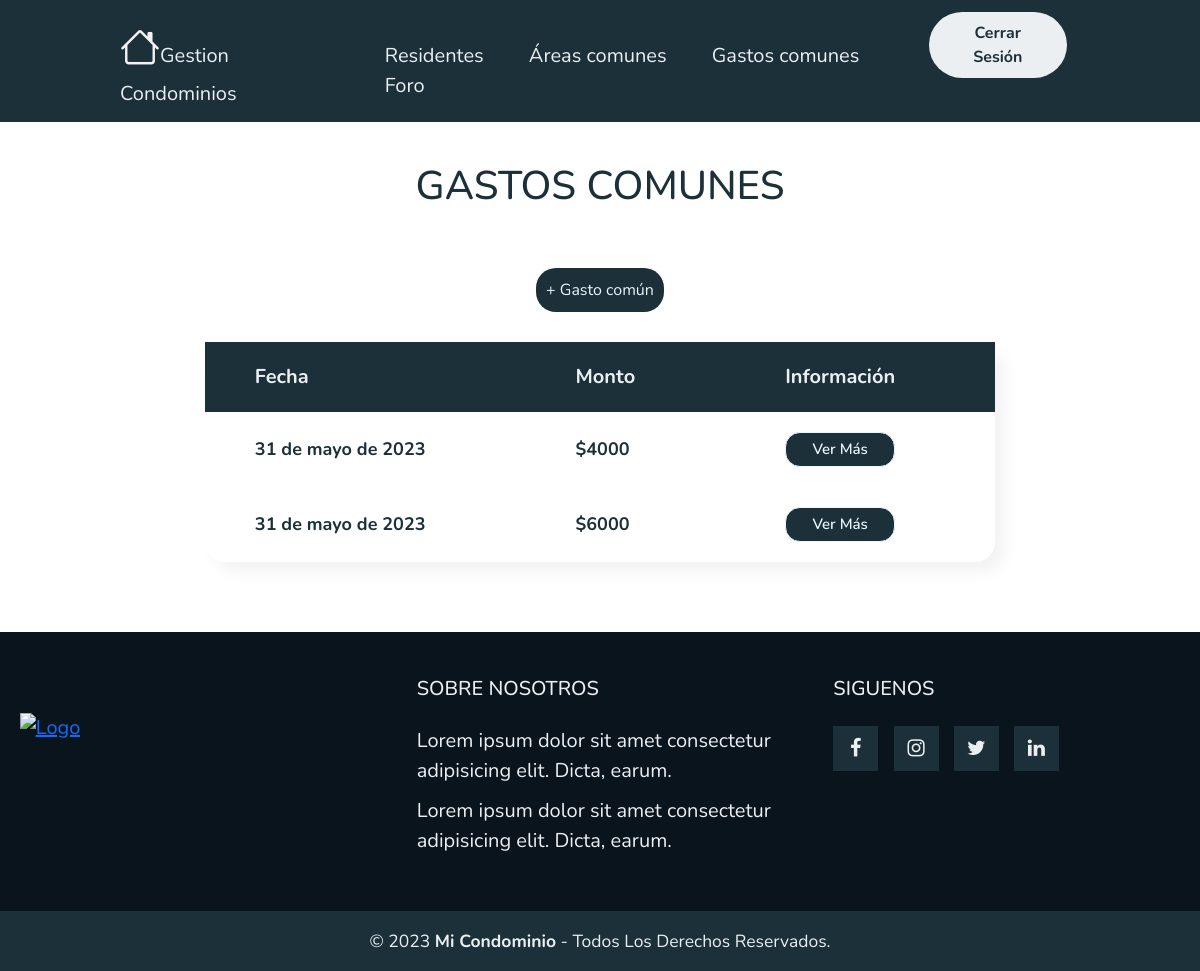
Page /GastoComun/ (signed in) on the earlier database version.
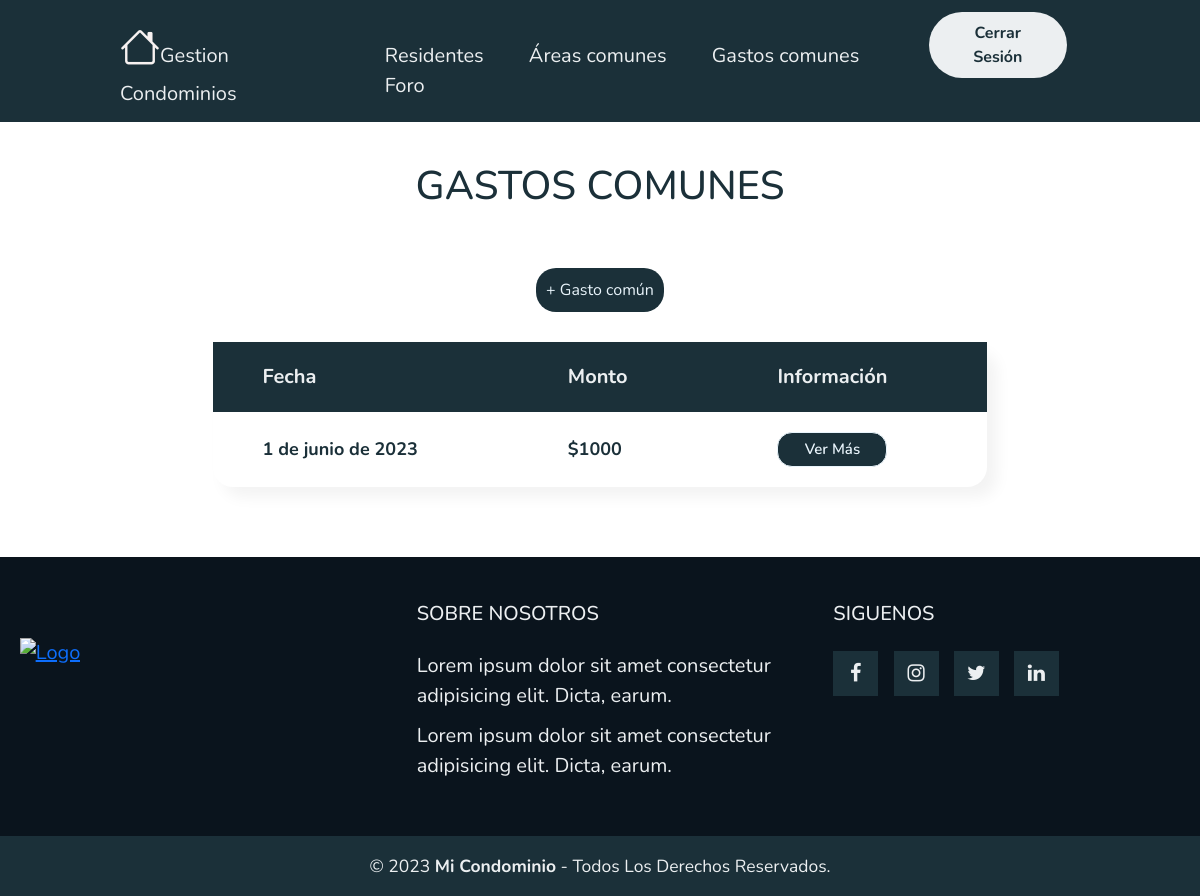
Same page on the later database version.
### myapp/models.py (models this page shows, shortened)
class PagoComun(models.Model):
    ESTADO_PAGO = (
        ('Pendiente', 'Pendiente'),
        ('Pagado', 'Pagado'),
    )
    estado_pago = models.CharField(max_length=20, choices=ESTADO_PAGO, default='Pendiente')
    nombre = models.CharField(max_length=50)
    monto = models.IntegerField()
    fecha = models.DateField(default=date.today)

### myapp/views.py (the view)
# urls.py: path('GastoComun/',GastoComun,name="GastoComun"),
@login_required
def GastoComun(request):
    data = PagoComun.objects.all()
    page = request.GET.get('page', 1)
    try:
        paginator = Paginator(data, 10)
        data = paginator.page(page)
    except:
        raise Http404
    return render(request, 'myapp/GastosComunes/GastoComun.html',{'entity' : data, 'paginator':paginator})

### myapp/templates/myapp/GastosComunes/GastoComun.html (shortened to what this page needs)
{% extends 'myapp/base.html' %}
{% block contenido %}
{% load static %}
{% load humanize %}
<link rel="stylesheet" href="{% static 'myapp/css/PagarGastoComun/PagarGastoComun.css' %}">
<div class="titulo">
    <h1>GASTOS COMUNES</h1>
</div>
<div style=" display: flex; align-items: center; justify-content: center; margin-top: 50px;">
    {% if user.is_staff %}
    <a style="color: #e9f4fb; outline: none; background-color: #1b3039; border-radius: 20px; padding: 10px 10px 10px; text-decoration: none; "
    href="{% url 'CrearGastoComun' %}">+ Gasto común
    </a>
    {% endif %}
</div>
<div class="tabla">
    <table class="Residentes">
        <thead class="thead">
            <tr style="color: #eceff1;">
                <th>Fecha</th>
                <th>Monto</th>
                {% if user.is_staff %}
                <th>Información</th>
                {% endif %}
            </tr>
        </thead>
        <tbody>
            {% for entity in entity %}
            <tr>
                <th>{{ entity.fecha }}</th>
                <th>${{ entity.monto }}</th>
                {% if user.is_staff %}
                <th><a href="{% url 'UsuariosGastosComunes' entity.id %}"><button>Ver Más</button></a></th>
                {% endif %}
            </tr>
            {% endfor %}
        </tbody>
    </table>
</div>
{% endblock %}

Differences in the rows shown:
removed PagoComun: fecha "31 de mayo de 2023", monto "4000"
removed PagoComun: fecha "31 de mayo de 2023", monto "6000"
added PagoComun: fecha "1 de junio de 2023", monto "1000"
